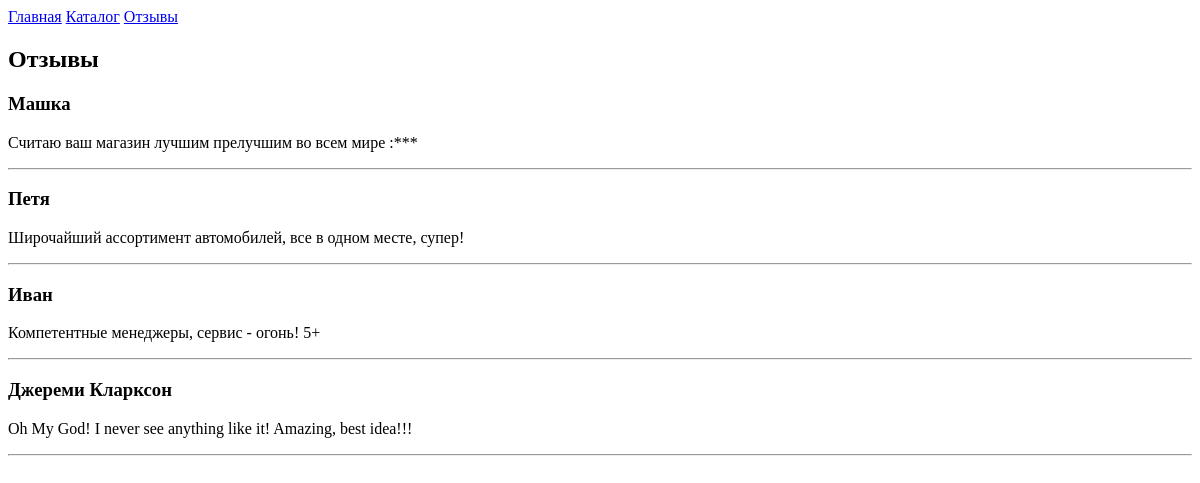
The page /feedback on the database as committed earlier.
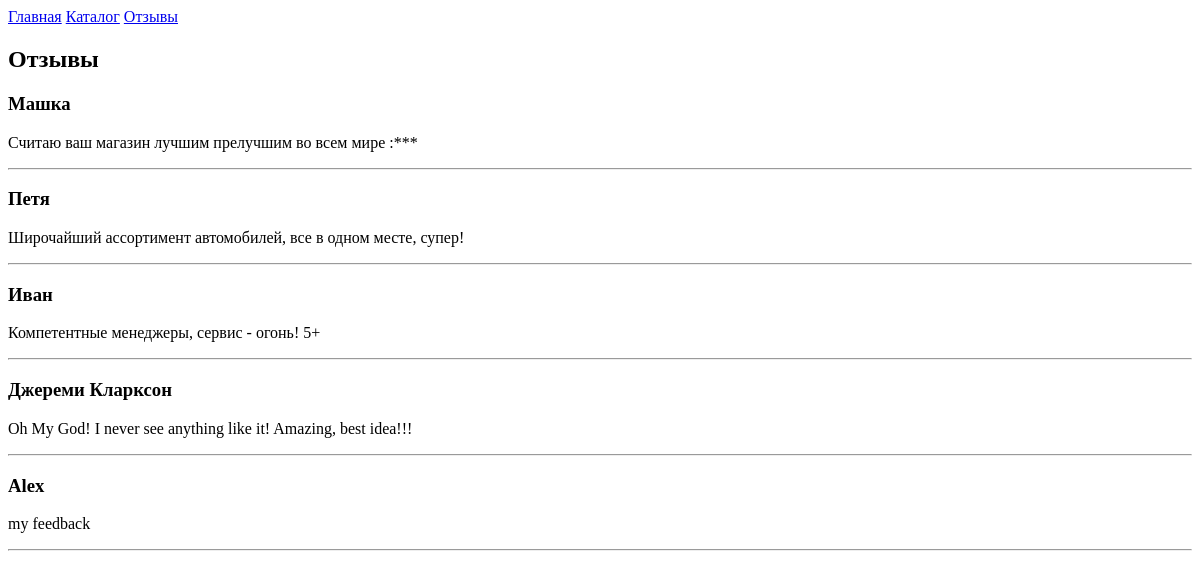
The same page on the database as committed later.
### tables this page shows
CREATE TABLE `feedback` (
  `id` int(11) NOT NULL,
  `name` text NOT NULL,
  `feedback` text NOT NULL
);

### engine/Autoload.php (called while the page is built, shortened)
<?php
class Autoload
{
    public function loadClass($className)
    {
        $fileName = str_replace(['app','\\'], [ROOT_DIR, DS], $className) . ".php";
    }
}

### model/Feedback.php (called while the page is built, shortened)
<?php
class Feedback extends DbModel
{
    public static function getTableName()
    {
        return 'feedback';
    }
}

### model/DbModel.php (called while the page is built, shortened)
<?php
abstract class DbModel extends Model
{
    public static function getAll()
    {
        $tableName = static::getTableName();
        $sql = "SELECT * FROM {$tableName}";
        return Db::getInstance()->queryAll($sql);
    }
}

### traits/Tsingletone.php (called while the page is built, shortened)
<?php
trait Tsingletone
{
    private static $instance = null;
    public static function getInstance() {
        if (is_null(static::$instance)) {
            static::$instance = new static();
        }
        return static::$instance;
    }
}

### engine/Db.php (called while the page is built, shortened)
<?php
class Db
{
    private $config = [
        'driver' => 'mysql',
        'host' => 'localhost',
        'login' => 'user',
        'password' => '12345',
        'database' => 'shop1',
        'charset' => 'utf8'
    ];
    private $connection = null;
    private function getConnection() {
        if (is_null($this->connection)) {
            $this->connection = new \PDO($this->prepareDsnString(),
                $this->config['login'],
                $this->config['password']
            );
            $this->connection->setAttribute(\PDO::ATTR_DEFAULT_FETCH_MODE, \PDO::FETCH_ASSOC);
        }
        return $this->connection;
    }
    private function query($sql, $params) {
        $pdoStatement = $this->getConnection()->prepare($sql);
        $pdoStatement->execute($params);
        return $pdoStatement;
    }
    private function prepareDsnString() {
        return sprintf("%s:host=%s;dbname=%s;charset=%s",
            $this->config['driver'],
            $this->config['host'],
            $this->config['database'],
            $this->config['charset']
        );
    }
    public function queryAll($sql, $params = [])
    {
        return $this->query($sql, $params)->fetchAll();
    }
}

### views/feedback.php (the view)
<h2>Отзывы</h2>
<? foreach ($feedback as $item): ?>
    <h3><?=$item["name"]?></h3>
    <p><?=$item['feedback']?></p>
    <hr>
<? endforeach;?>

### public/index.php (shortened to what this page needs)
<?php
include realpath("../engine/Autoload.php");
$url_array = explode("/", $_SERVER['REQUEST_URI']);
$actionName = $url_array[2];
$controllerName = $url_array[1] ?: 'index';
$controllerClass = CONTROLLER_NAMESPACE . ucfirst($controllerName) . "Controller";
if (class_exists($controllerClass)) {
    $controller = new $controllerClass();
    $controller->runAction($actionName);
} else {
    die("Контроллер не существует.");
}

### controllers/Controller.php (shortened to what this page needs)
<?php
abstract class Controller
{
    protected $defaultAction = 'self';
    protected $layout = 'main';
    protected $useLayout = true;
    public function runAction($action = null) {
        $this->action = $action ?: $this->defaultAction;
        $method = "action" . ucfirst($this->action);
        if (method_exists($this, $method)) {
            $this->$method();
        } else {
            Die("Action не существует");
        }
    }
    public function render($template, $params = []) {
        if ($this->useLayout) {
            return $this->renderTemplate("layouts/{$this->layout}", [
                'menu' => $this->renderTemplate('menu', $params),
                'content' => $this->renderTemplate($template, $params)
            ]);
        } else {
            return $this->renderTemplate($template, $params);
        }
    }
    public function renderTemplate($template, $params = []) {
        extract($params);
        $templatePath = TEMPLATE_DIR . $template . ".php";
        if (file_exists($templatePath)) {
            include $templatePath;
        }
        return ob_get_clean();
    }
}

### controllers/FeedbackController.php (shortened to what this page needs)
<?php
class FeedbackController extends Controller
{
    public function actionSelf() {
        echo $this->render('feedback', [
            'feedback' => Feedback::getAll()
        ]);
    }
}

### views/menu.php
<a href="/">Главная</a>
<a href="/catalog">Каталог</a>
<a href="/feedback">Отзывы</a>

### views/layouts/main.php (shortened to what this page needs)
<!doctype html>
<html lang="en">
<head>
</head>
<body>
<?=$menu?>
<?=$content?>
</body>
</html>

Rows that differ between the two databases and show on the page:
added feedback: name "Alex", feedback "my feedback"
